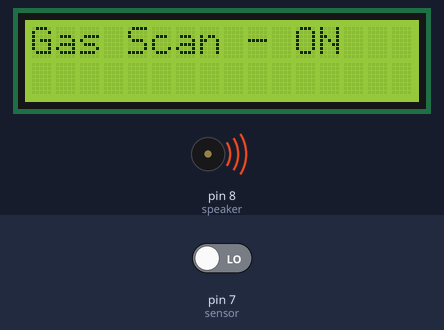
Recording of a sketch running on a simulated Arduino Uno, built with avr-gcc and run on an emulated ATmega328P. Parts: 16×2 character LCD, buzzer (waves = sounding, pin HIGH). Inputs (shaded band) come from the test bench; at power-on: pin 7 (sensor) LOW. The modem accepts every AT command (registered, SIM ready, sends succeed) and sends nothing else.

Above: at 0.6 s.
At 17.1 s:
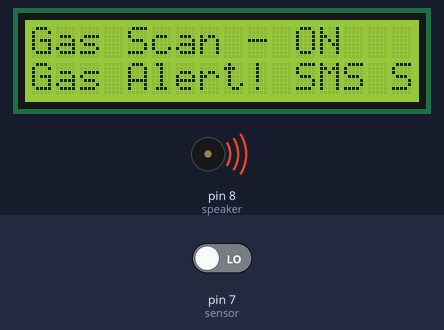
Timing chart, 0 to 18.6 s (numbered marks = the images above):
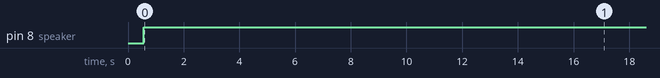

Measured:
- by itself, pin 8 (speaker): LOW → HIGH at 0.56 s
- what the display in image 0 shows lasts 16.5 s, from 0.6 s to 17.1 s

The sketch:

Gas_Leakage_Sensor.ino
```cpp
//Gas Leakage Sensor
#include <SoftwareSerial.h>
#include <LiquidCrystal.h>
LiquidCrystal lcd(12, 11, 5, 4, 3, 2);
SoftwareSerial mySerial(9, 10);

int sensor=7;
int speaker=8;
int gas_val,Gas_alert, Gas_shut;
int Gas_Leak_Status;
int sms_count=0;

void setup()
{

pinMode(sensor,INPUT);
pinMode(speaker,OUTPUT);
mySerial.begin(9600);
Serial.begin(9600);
lcd.begin(16,2);
delay(500);

}

void loop()
{
CheckGas();
CheckShutDown();
}

void CheckGas()
{

lcd.setCursor(0,0);
lcd.print("Gas Scan - ON");
Gas_alert=ScanGasLevel();
if(Gas_alert==LOW)
{
 SetAlert(); // Function to send SMS Alerts
}}

int ScanGasLevel()
{
gas_val=digitalRead(sensor); // reads the sensor output (Vout of LM35)

return gas_val; // returns temperature value in degree celsius
}

void SetAlert()
{
digitalWrite(speaker,HIGH);
while(sms_count<3) //Number of SMS Alerts to be sent
{
SendTextMessage(); // Function to send AT Commands to GSM module
}
Gas_Leak_Status=1;
lcd.setCursor(0,1);
lcd.print("Gas Alert! SMS Sent!");
}

void CheckShutDown()
{
if(Gas_Leak_Status==1)
{

Gas_shut=ScanGasLevel();
if(Gas_shut==HIGH)
{

lcd.setCursor(0,1);
lcd.print("No Gas Leaking");
digitalWrite(speaker,LOW);
sms_count=0;
Gas_Leak_Status=0;
}}}

void SendTextMessage()
{
  mySerial.println("AT+CMGF=1");    //To send SMS in Text Mode
  delay(1000);
  mySerial.println("AT+CMGS=\"+91XXXXXXXXXX\"\r"); // change to the phone number you using
  delay(1000);
  mySerial.println("Gas Leaking!");//the content of the message
  delay(200);
  mySerial.println((char)26);//the stopping character
  delay(1000);
   mySerial.println("AT+CMGS=\"+91XXXXXXXXXX\"\r"); // change to the phone number you using
  delay(1000);
  mySerial.println("Gas Leaking!");//the content of the message
  delay(200);
  mySerial.println((char)26);//the message stopping character
  delay(1000);
  sms_count++;
}
```
